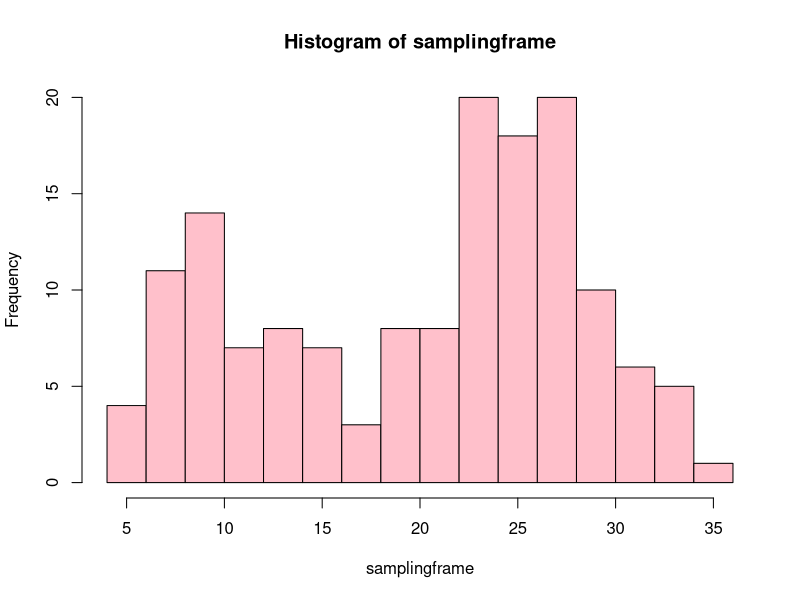
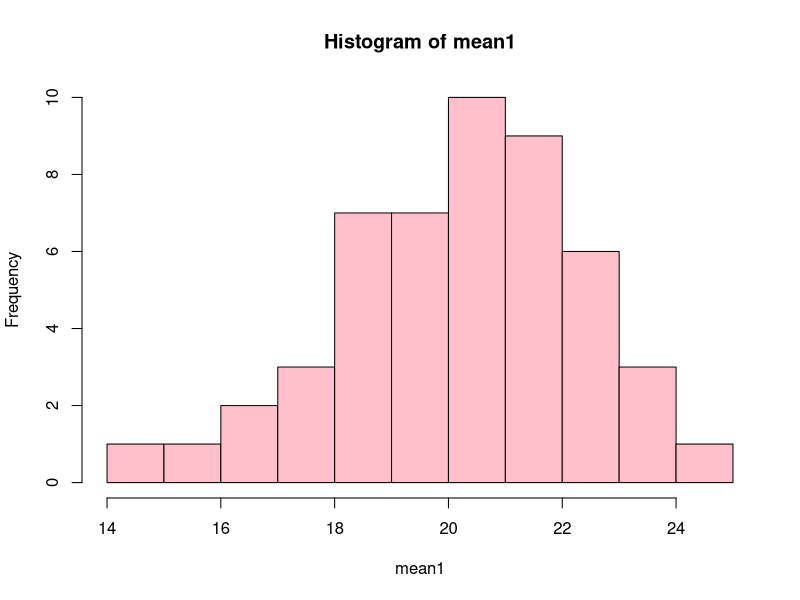
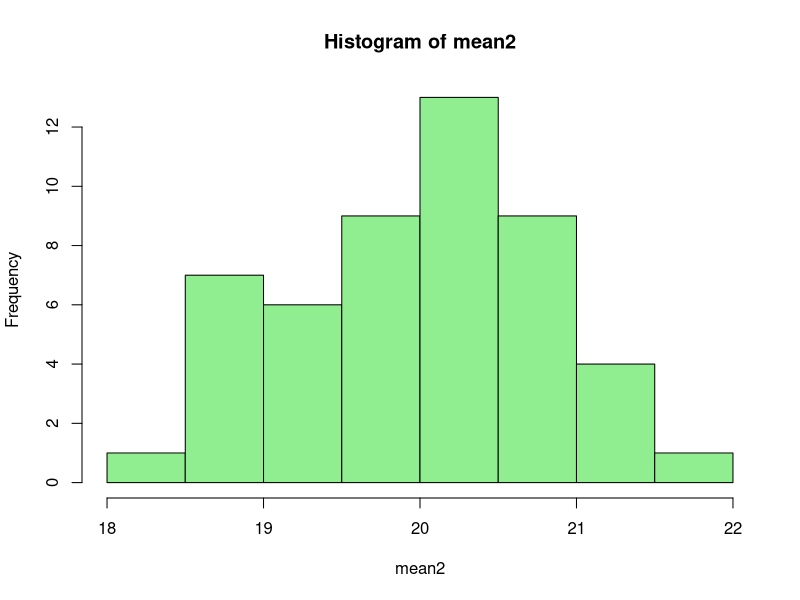
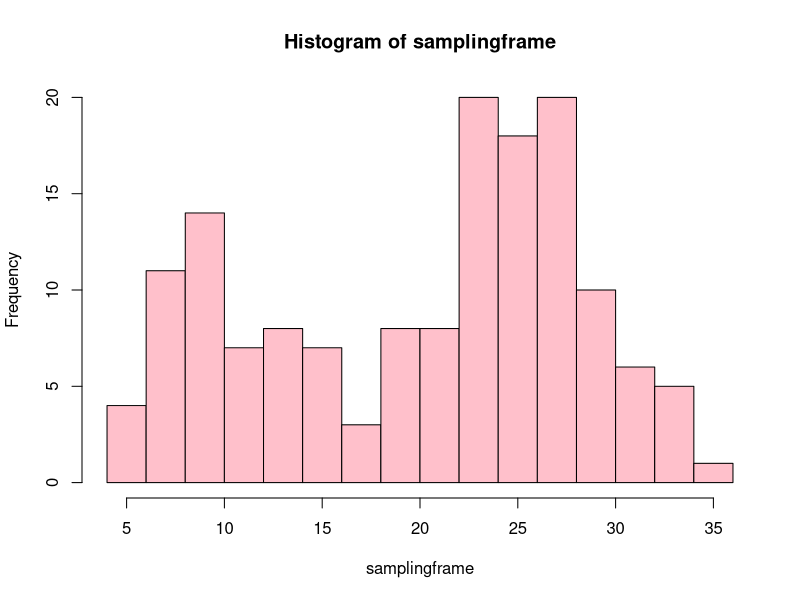
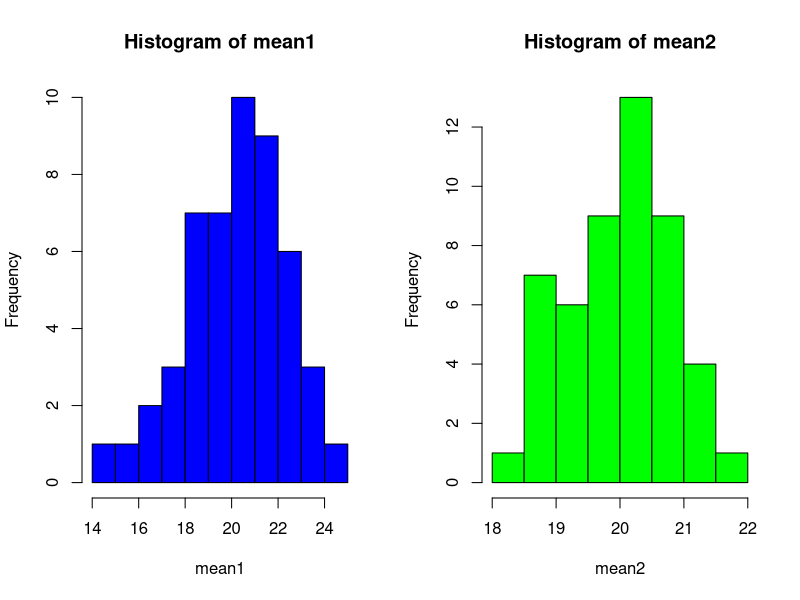

The R script that drew these images, in order:
## ---- chunk 1
knitr::opts_chunk$set(echo = TRUE)
## ---- chunk 2

rnorm2 <- function(n,mean,sd) { mean+sd*scale(rnorm(n)) } 
set.seed(1239) 
r1 <- rnorm2(100,25,4) 
r2 <- rnorm2(50,10,3) 
samplingframe <- c(r1,r2) 
hist(samplingframe, breaks=20,col = "pink")



## ---- chunk 3
mean1 <- c()
for(i in 1 : 50){
mean1[i] <- mean(sample(x = samplingframe, size = 15))
}
hist(mean1, col ="pink")

## ---- chunk 4

mean2 <- c()
for(i in 1 : 50){
  mean2[i] <- mean(sample(x = samplingframe, size = 45))
}
hist(mean2, col = "lightgreen")
## ---- chunk 5
hist(samplingframe, breaks=20,col = "pink")
par(mfrow = c(1,2)) #draw 2 graphs in 1 row
hist(mean1, col = "blue")
hist(mean2, col = "green")

  
